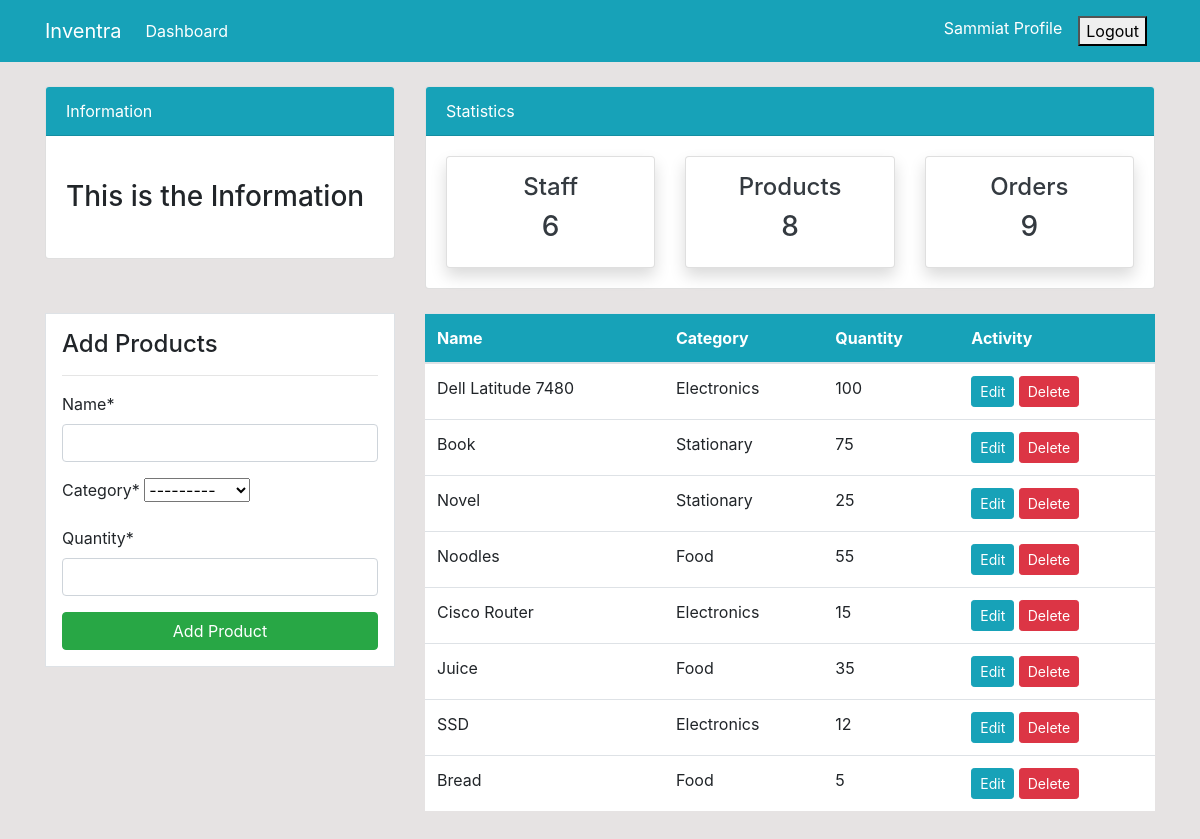
The app's page /product/ (signed in) with its own data.
### dashboard/models.py (models this page shows, shortened)
class Product(models.Model):
    name = models.CharField(max_length=100, null=True)
    category = models.CharField(max_length=20, choices=CATEGORY, null=True)
    quantity = models.PositiveIntegerField(null=True)
    class Meta:
        verbose_name_plural = 'Product'

### dashboard/views.py (the view)
# urls.py: path('product/', views.product, name='dashboard-product'),
@login_required
def product(request):
     items = Product.objects.all() # Using ORM
     workers_count = User.objects.all().count
     orders_count = Order.objects.all().count
     product_count = items.count
     if request.method == 'POST':
          form = ProductForm(request.POST)
          if form.is_valid():
               form.save()
               product_name = form.cleaned_data.get('name')
               messages.success(request, f'{product_name} has been added')
               return redirect('dashboard-product')
     else:
          form = ProductForm()
     context = {
          'items': items,
          'form': form,
          'workers_count': workers_count,
          'orders_count': orders_count,
          'product_count': product_count,
     }
     return render(request, 'dashboard/product.html', context)

### dashboard/forms.py
class ProductForm(forms.ModelForm):
    class Meta:
        model = Product
        fields = ['name', 'category', 'quantity']

### templates/dashboard/product.html (shortened to what this page needs)
 {% extends 'partials/base.html' %}
 {% load crispy_forms_tags %}
 {% block content %}
{% include 'partials/topnav.html' %}
    <div class="container">
        <div class="row my-4">
            <div class="col-md-4">
                <div class="border bg-white p-3">
                    <h4>Add Products</h4>
                    <hr>
                    <form method="POST">
                        {{ form|crispy }}
                        <input class="btn btn-success btn-block" type="submit" value="Add Product">
                    </form>
                </div>
            </div>
            <div class="col-md-8">
                <table class="table bg-white">
                    <thead class="bg-info">
                        <tr class="text-white">
                            <th scope="col">Name</th>
                            <th scope="col">Category</th>
                            <th scope="col">Quantity</th>
                            <th scope="col">Activity</th>
                        </tr>
                    </thead>
                    <tbody>
                        {% for item in items  %}
                        <tr>
                            <td>{{ item.name }}</td>
                            <td>{{ item.category }}</td>
                            <td>{{ item.quantity }}</td>
                            <td>
                                <a class="btn btn-info btn-sm" href="{% url 'dashboard-product-update' item.id %}">Edit</a>
                                <a class="btn btn-danger btn-sm" href="{% url 'dashboard-product-delete' item.id %}">Delete</a>
                            </td>
                        {%  endfor %}
                    </tbody>
                </table>
            </div>
        </div>
    </div>
    {% endblock %}

### templates/partials/nav.html (shortened to what this page needs)
    <nav class="navbar navbar-expand-lg navbar-info bg-info">
        {% if user.is_authenticated %}
        <div class="container">
            <a class="navbar-brand text-white" href="{% url 'dashboard-index' %}">Inventra</a>
            <div class="collapse navbar-collapse" id="navbarSupportedContent">
                <ul class="navbar-nav mr-auto">
                    <li class="nav-item active">
                        <a class="nav-link text-white" href="{% url 'dashboard-index' %}">Dashboard </a>
                    </li>
                </ul>
                <ul class="navbar-nav ml-auto">
                    <li class="nav-item active">
                        <a class="nav-link text-white" href="{% url 'user-profile' %}">{{user.username}} Profile </a>
                    </li>
                    <form class="nav-link text-white" action="{% url 'user-logout' %}" method="post">
                         <button type="submit">Logout</button>
                    </form>
                </ul>
                {% endif %}
            </div>
        </div>
    </nav>

### static/style.css (style rules this page uses)
body { background: rgb(230, 227, 227); }

### records on screen
Product: name "Dell Latitude 7480", category "Electronics", quantity "100"
Product: name "Book", category "Stationary", quantity "75"
Product: name "Novel", category "Stationary", quantity "25"
Product: name "Noodles", category "Food", quantity "55"
Product: name "Cisco Router", category "Electronics", quantity "15"
Product: name "Juice", category "Food", quantity "35"
Product: name "SSD", category "Electronics", quantity "12"
Product: name "Bread", category "Food", quantity "5"

### other values on screen
{{ user.username }} "Sammiat"
{{ workers_count }} "6"
{{ product_count }} "8"
{{ orders_count }} "9"
